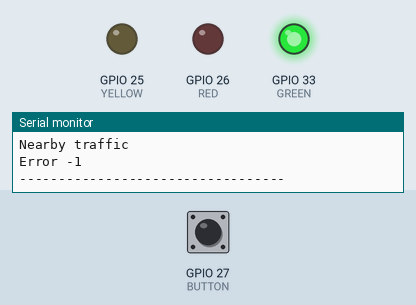
The program below on a simulated ESP32. Shown: output pins drawn as LEDs (lit = HIGH), the last lines printed to the serial monitor. The inputs (shaded band) are chosen by the test bench; at power-on: GPIO 27 (BUTTON) HIGH. WiFi joins after 1.5 s; servers stay silent unless stated; uploads are accepted with an empty reply.

Above: at 3.1 s.
3.2 s: GPIO 27 (BUTTON) pulled LOW for 0.15 s
At 3.7 s:
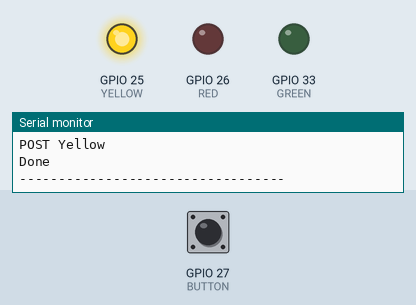
At 12.4 s:
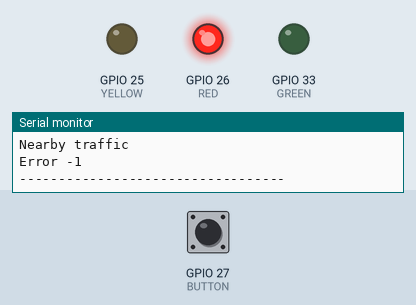
Timing chart, 0 to 12.9 s (numbered marks = the images above; inputs shaded):
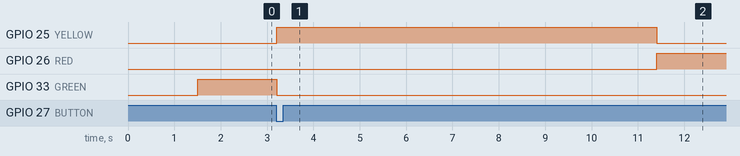

Measured:
- after the input at 3.2 s, GPIO 25 (YELLOW): LOW → HIGH at once, → LOW 8.2 s later; GPIO 26 (RED): LOW → HIGH after 8.2 s; GPIO 33 (GREEN): HIGH → LOW at once

The program:

main.cpp
```cpp
// If you want to run in WOKWi
// change pin and wifi
#include <Arduino.h>
#include <HTTPClient.h>
#include <ArduinoJson.h>
#include <Bounce2.h>
#include "traffic.h"

#define BUTTON 27
#define GREEN 33
#define RED 26
#define YELLOW 25
#define LDR 32

const char *ssid = "Qwerty";
const char *password = "12345678";

int stage = 0;
int lumine = 0;
Bounce debouncer = Bounce();

void Connect_Wifi();

void setup() {
    Serial.begin(115200);
    pinMode(BUTTON, INPUT_PULLUP);
    debouncer.attach(BUTTON);
    debouncer.interval(5);
    pinMode(GREEN, OUTPUT);
    pinMode(YELLOW, OUTPUT);
    pinMode(RED, OUTPUT);
    Connect_Wifi();
    digitalWrite(GREEN, HIGH);
    digitalWrite(YELLOW, LOW);
    digitalWrite(RED, LOW);
    POST_traffic(stage);
    GET_traffic();
}


void loop(){
    debouncer.update();
    if (debouncer.fell() && stage == 0) { //if button pressed and stage is green
      stage = 1;
      digitalWrite(GREEN, LOW);
      digitalWrite(YELLOW, HIGH);
      digitalWrite(RED, LOW);
      POST_traffic(1);
      delay(8000);
      digitalWrite(GREEN, LOW);
      digitalWrite(YELLOW, LOW);
      digitalWrite(RED, HIGH);
      POST_traffic(2);
      GET_traffic();
      delay(5000); //wait 5 seconds
      lumine = map(analogRead(LDR),1500,3500,0,255);
      while (lumine >= 100) {
        lumine = map(analogRead(LDR),1500,3500,0,255);
      }
      digitalWrite(GREEN, HIGH);
      digitalWrite(YELLOW, LOW);
      digitalWrite(RED, LOW);
      POST_traffic(0);
      GET_traffic();
      stage = 0;
    }

    //Serial.println(stage); //print stage
}

void Connect_Wifi()
{
  WiFi.begin(ssid, password);
  Serial.print("Connecting to WiFi");
  while (WiFi.status() != WL_CONNECTED)
  {
    delay(500);
    Serial.print(".");
  }
  Serial.print("OK! IP=");
  Serial.println(WiFi.localIP());
  Serial.println("----------------------------------");
}
```

traffic.h
```cpp
#include <Arduino.h>
#include <HTTPClient.h>
#include <ArduinoJson.h>
#include <Bounce2.h>

//0 1 2
//G Y R

const String baseUrl = "https://api-hardware.onrender.com";
//const String baseUrl = "https://exceed-hardware-stamp465.koyeb.app";
//https://api-hardware.onrender.com
const String AGurl = "https://api-hardware.onrender.com/all_traffic";

const String point = "1";
const int nearby_1 = 2;
const int nearby_2 = 15;
const String Color[3] = {"Green", "Yellow", "Red"};

void GET_traffic() {
  Serial.println("Start!!!");
  DynamicJsonDocument doc(65536);
  HTTPClient http;
  http.begin(AGurl);
  http.setTimeout(10000);

  Serial.println("Nearby traffic");
  int httpResponseCode = http.GET();
  if (httpResponseCode == 200)
  {
    String payload = http.getString();
    deserializeJson(doc, payload);
    JsonArray all_traffic = doc["all_traffic"].as<JsonArray>();

    Serial.println("Point: " + doc["all_traffic"][0]["point"].as<String>());
    Serial.println("Traffic: " + doc["all_traffic"][0]["traffic"].as<String>());

    Serial.println("Point: " + doc["all_traffic"][nearby_1 - 1]["point"].as<String>());
    Serial.println("Traffic: " + doc["all_traffic"][1][nearby_1 - 1].as<String>());

    Serial.println("Point: " + doc["all_traffic"][nearby_2 - 1]["point"].as<String>());
    Serial.println("Traffic: " + doc["all_traffic"][nearby_2 - 1]["traffic"].as<String>());
  }
  else
  {
    Serial.print("Error ");
    Serial.println(httpResponseCode);
  }

  Serial.println("----------------------------------");
}

void POST_traffic(int led)
{
  const String url = baseUrl + "/my_traffic?point=" + point;
  String json;
  HTTPClient http;
  http.begin(url);
  http.setTimeout(10000);
  http.addHeader("Content-Type", "application/json");

  DynamicJsonDocument doc(2048);
  doc["code"] = "317cwk";
  doc["traffic"] = Color[led];
  serializeJson(doc, json);

  Serial.println("POST " + Color[led]);
  int httpResponseCode = http.POST(json);
  if (httpResponseCode == 200)
  {
    Serial.print("Done");
    Serial.println();
  }
  else
  {
    Serial.print("Error ");
    Serial.println(httpResponseCode);
  }

  Serial.println("----------------------------------");
}
```
